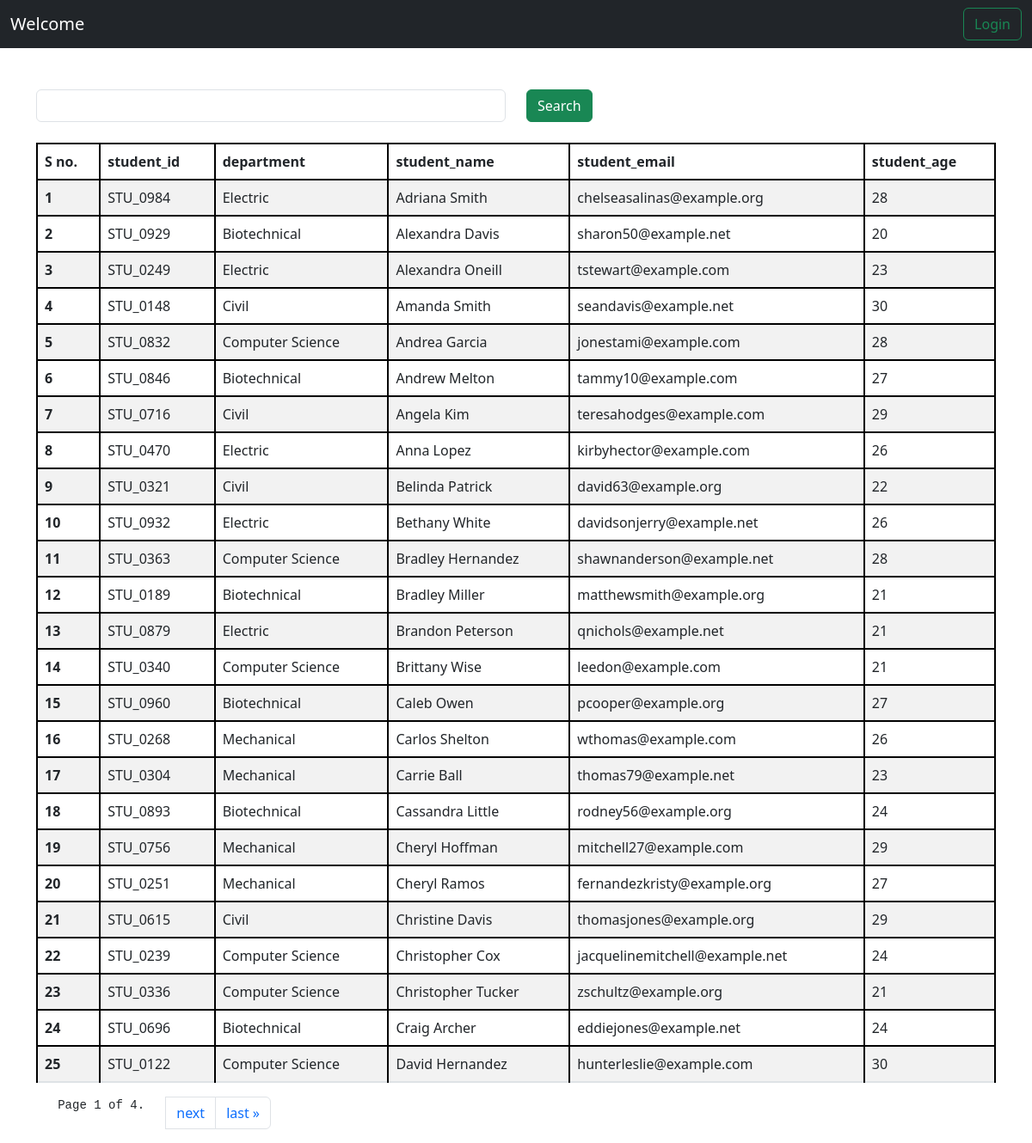
The page /students/ on the database its author committed.
### vege/models.py (models this page shows, shortened)
class Student(Model):
    department = ForeignKey(Department,related_name='depart',on_delete=CASCADE)
    student_id = OneToOneField(StudentID,related_name='studentid',on_delete=CASCADE)
    student_name =CharField(max_length=100)
    student_email =EmailField(unique=True)
    student_age =IntegerField(default=18)
    student_address =TextField()
    def __str__(self) -> str:
        return self.student_name
    class Meta:
        ordering = ['student_name']
        verbose_name = 'student'

class StudentID(Model):
    student_id = CharField(max_length=100)
    def __str__(self):
        return self.student_id

class Department(Model):
    department = CharField(max_length=100)
    class Meta:
        ordering = ['department']

### vege/views.py (the view, shortened to what this page needs)
# urls.py: path('students/',get_students,name='get_students')
def get_students(request):
     queryset = Student.objects.all()
     paginator = Paginator(queryset, 25)  # Show 25 contacts per page.
     page_number = request.GET.get("page",1)
     page_obj = paginator.get_page(page_number)
     print(page_obj.object_list)
     return render(request,'report//students.html',{'queryset':page_obj})

### vege/templates/report/students.html (shortened to what this page needs)
{% extends 'base.html' %}
{%block start%}
<div class="container mt-5">
<form class="mb-4 ">
    <div class="row">
        <div class="col-md-6">
            <input class="form-control" name="search" placerholder='search'>
        </div>
        <div class='col-md-6'>
            <button class="btn btn-success">Search</button>
        </div>
    </div>
</form>
    <table class="table table-striped">
        <thead>
          <tr>
            <th scope="col">S no.</th>
            <th scope="col">student_id</th>
            <th scope="col">department</th>
            <th scope="col">student_name</th>
            <th scope="col">student_email</th>
            <th scope="col">student_age</th>
          </tr>
        </thead>
        <tbody>
            {% for student in queryset %}
          <tr>
            <th scope="row">{{forloop.counter}}</th>
            <td>{{student.student_id}}</td>
            <td>{{student.department.department}}</td>
            <td>{{student.student_name}}</td>
            <td>{{student.student_email}}</td>
            <td>{{student.student_age}}</td>
          </tr>
          {% endfor %}
        </tbody>
    </table>
          <nav aria-label="Page navigation example">
            <ul class="pagination">
                <span class="current">
                    <pre>   Page {{ queryset.number }} of {{ queryset.paginator.num_pages }}.   </pre>
                </span>
                {% if queryset.has_next %}
                <li class="page-item"><a class="page-link" href="?page={{ queryset.next_page_number }}">next</a></l>
                <li class="page-item"><a class="page-link" href="?page={{ queryset.paginator.num_pages }}">last &raquo;</a></l>
                {% endif %}
        </ul>
    </nav>
</div>
{% endblock %}

### home/templates/base.html (shortened to what this page needs)
<!DOCTYPE html>
<html lang="en">
<head>
    <link href="https://cdn.jsdelivr.net/npm/bootstrap@5.3.0/dist/css/bootstrap.min.css" rel="stylesheet"
>
</head>
<body>
    <nav class="navbar bg-dark ">
        <div class="container-fluid">
          <a style="color:white;" class="navbar-brand">Welcome {{request.user.first_name}}</a>
          <form class="d-flex" role="search">
            {% if request.user.is_authenticated %}
            <a href="/logout/" class="btn btn-outline-success" type="submit">Logout</a>
            {% else %}
            <a href="/login/" class="btn btn-outline-success" type="submit">Login</a>
            {% endif  %}
        </form>
        </div>
      </nav>
 {% block start %}
 {% endblock  %}
</body>
</html>

### home/templates/base.html (style rules this page uses)
table, th, td { border: 2px solid black; }

### rows shown on the page
Student: student_id "STU_0984", department.department "Electric", student_name "Adriana Smith", student_email "chelseasalinas@example.org", student_age "28"
Student: student_id "STU_0929", department.department "Biotechnical", student_name "Alexandra Davis", student_email "sharon50@example.net", student_age "20"
Student: student_id "STU_0249", department.department "Electric", student_name "Alexandra Oneill", student_email "tstewart@example.com", student_age "23"
Student: student_id "STU_0148", department.department "Civil", student_name "Amanda Smith", student_email "seandavis@example.net", student_age "30"
Student: student_id "STU_0832", department.department "Computer Science", student_name "Andrea Garcia", student_email "jonestami@example.com", student_age "28"
Student: student_id "STU_0846", department.department "Biotechnical", student_name "Andrew Melton", student_email "tammy10@example.com", student_age "27"
Student: student_id "STU_0716", department.department "Civil", student_name "Angela Kim", student_email "teresahodges@example.com", student_age "29"
Student: student_id "STU_0470", department.department "Electric", student_name "Anna Lopez", student_email "kirbyhector@example.com", student_age "26"
Student: student_id "STU_0321", department.department "Civil", student_name "Belinda Patrick", student_email "david63@example.org", student_age "22"
Student: student_id "STU_0932", department.department "Electric", student_name "Bethany White", student_email "davidsonjerry@example.net", student_age "26"
Student: student_id "STU_0363", department.department "Computer Science", student_name "Bradley Hernandez", student_email "shawnanderson@example.net", student_age "28"
Student: student_id "STU_0189", department.department "Biotechnical", student_name "Bradley Miller", student_email "matthewsmith@example.org", student_age "21"
Student: student_id "STU_0879", department.department "Electric", student_name "Brandon Peterson", student_email "qnichols@example.net", student_age "21"
Student: student_id "STU_0340", department.department "Computer Science", student_name "Brittany Wise", student_email "leedon@example.com", student_age "21"
Student: student_id "STU_0960", department.department "Biotechnical", student_name "Caleb Owen", student_email "pcooper@example.org", student_age "27"
Student: student_id "STU_0268", department.department "Mechanical", student_name "Carlos Shelton", student_email "wthomas@example.com", student_age "26"
Student: student_id "STU_0304", department.department "Mechanical", student_name "Carrie Ball", student_email "thomas79@example.net", student_age "23"
Student: student_id "STU_0893", department.department "Biotechnical", student_name "Cassandra Little", student_email "rodney56@example.org", student_age "24"
Student: student_id "STU_0756", department.department "Mechanical", student_name "Cheryl Hoffman", student_email "mitchell27@example.com", student_age "29"
Student: student_id "STU_0251", department.department "Mechanical", student_name "Cheryl Ramos", student_email "fernandezkristy@example.org", student_age "27"
Student: student_id "STU_0615", department.department "Civil", student_name "Christine Davis", student_email "thomasjones@example.org", student_age "29"
Student: student_id "STU_0239", department.department "Computer Science", student_name "Christopher Cox", student_email "jacquelinemitchell@example.net", student_age "24"
Student: student_id "STU_0336", department.department "Computer Science", student_name "Christopher Tucker", student_email "zschultz@example.org", student_age "21"
Student: student_id "STU_0696", department.department "Biotechnical", student_name "Craig Archer", student_email "eddiejones@example.net", student_age "24"
Student: student_id "STU_0122", department.department "Computer Science", student_name "David Hernandez", student_email "hunterleslie@example.com", student_age "30"

### other values the page prints
{{ queryset.number }} "1"
{{ queryset.paginator.num_pages }} "4"
